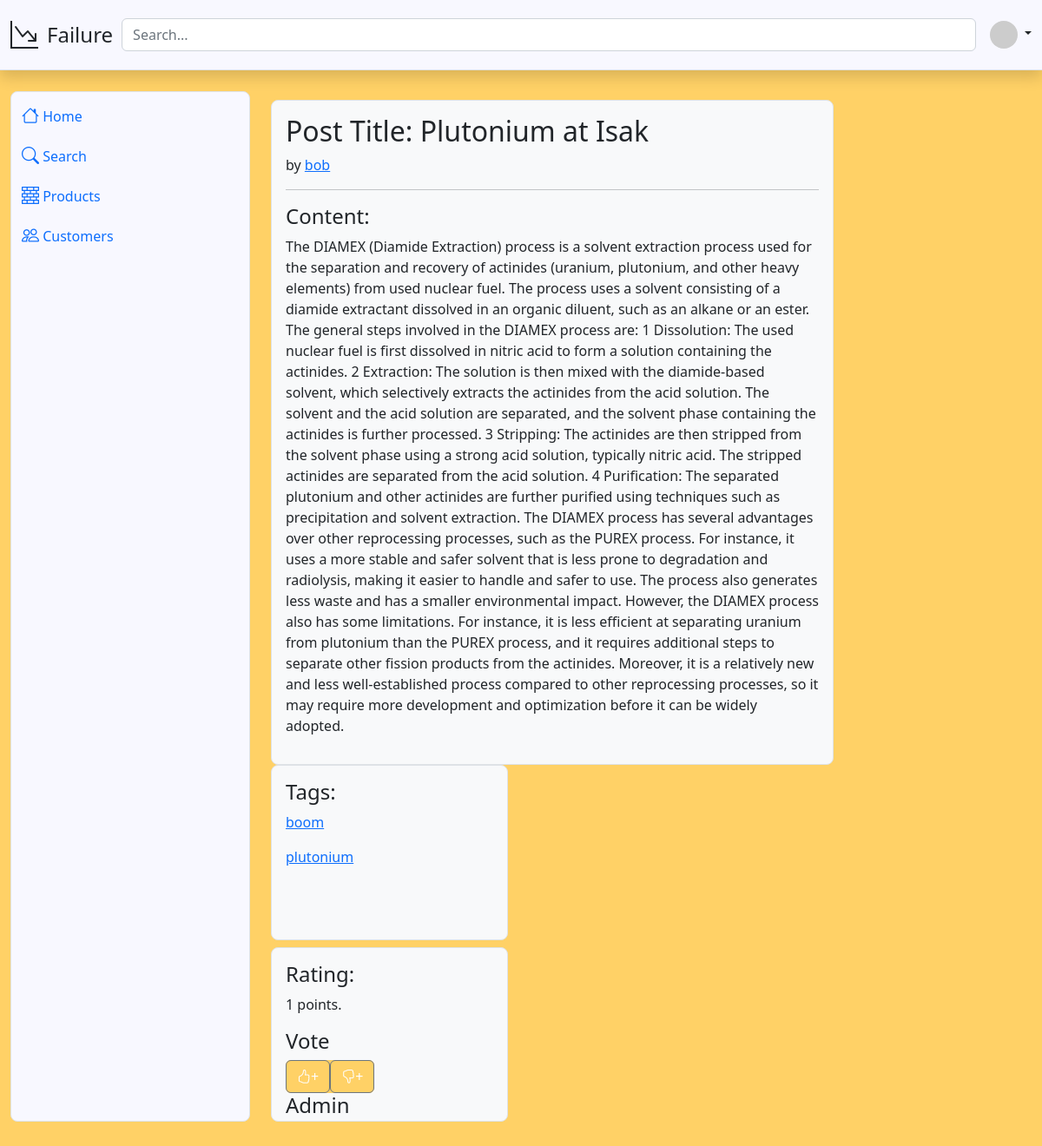
The app's page /post/1 (signed in) with its own data.
### db_schema.py (models this page shows)
class Post(Base):
    __tablename__ = 'post'
    id = Column(Integer, primary_key=True)
    title = Column(String)
    content = Column(String)
    tags = Column(String)
    datetime = Column(String)
    rating = Column(Integer)
    file_names = Column(String)
    user_id = Column(Integer, ForeignKey('user.id', ondelete='CASCADE'))

class User(Base):
    __tablename__ = 'user'
    id = Column(Integer, primary_key=True)
    username = Column(String)
    password = Column(String)
    role = Column(String, default='user')
    posts = relationship("Post", backref="user")

### main.py (the view)
@app.route('/post/<post_id>')
def post(post_id):
    db = DatabaseHandler()
    post, tags = db.get_post_by_id(post_id)
    username = post.user.username
    role = db.get_user_by_username(username).role
    db.close()
    try:
        token = session['token']
    except:
        return redirect(url_for('login'))
    username = get_username_from_token(token)
    if username is None:
        return redirect(url_for('login'))
    role = db.get_user_by_username(username).role
    if username == post.user.username or role == 'admin':
        return render_template('post.html', post=post, username = username, tags=tags, admin=True)
    else:
        return render_template('post.html', post=post, username = username, tags=tags)

### db_handler.py (called while the page is built)
    def close(self):
        self.session.close()

    def get_post_by_id(self, post_id):# return the tags separated by comma
        post = self.session.query(Post).filter_by(id=post_id).first()
        tags = post.tags.split(",")
        return post, tags

    def get_user_by_username(self, username):
        return self.session.query(User).filter_by(username=username).first()

### main.py (called while the page is built)
def get_username_from_token(token): #get username from token
    print(token)
    try:
        decoded_token = jwt.decode(token, token_encryption_key, algorithms=['HS256'])
    except:
        return None
    return decoded_token['username']

### templates/post.html (shortened to what this page needs)
{% extends 'base.html' %}
{% block content %}
<main class="col overflow-auto h-100">
    <div class="flex-row d-flex flex-wrap" style="margin-top: 10px; gap: 1%;min-height: 200px;">
        <div class="bg-light border rounded-3 p-3" style="flex: 0 0 74%;">
            <h2>Post Title: {{ post.title }}</h2>
            <p>by <a href="/user/{{ username }}" class="">{{ username }}</a></p>
            <hr/>
            <h4>Content:</h4>
            <p>{{ post.content }}</p>
        </div>
        <div class="row" style="gap: 2%;">
            <div class="col-md-6 w-100" style="height: 49%;">
              <div class="bg-light border rounded-3 p-3 h-100">
                <h4>Tags:</h4>
                {% for tag in tags %}
                <p><a href="search?search={{tag}}" class="">{{ tag }}</a></p>
                {% endfor %}
              </div>
            </div>
            <div class="col-md-6 w-100" style="height: 49%;">
              <div class="bg-light border rounded-3 p-3 h-100">
                <h4>Rating:</h4>
                <p>{{ post.rating }} points.</p>
                <h4>Vote</h4>
                <div class="btn-group custom-primary-bg" role="group" aria-label="Basic example">
                    <a href="/vote/{{post.id}}?task=upvote"><button type="button" class="btn btn-secondary custom-primary-bg"><i class="bi bi-hand-thumbs-up"></i>+</button></a>
                    <a href="/vote/{{post.id}}?task=downvote"><button type="button" class="btn btn-secondary custom-primary-bg"><i class="bi bi-hand-thumbs-down"></i>+</button></a>
                </div>
                {% if admin %}
                <h4>Admin</h4>
                {% endif %}
            </div>
          </div>
    </div>
</main>
{% endblock %}

### templates/base.html (style rules this page uses)
body { background-color: #FFD166; }
.custom-primary-bg { background-color: #FFD166; }

### records on screen
Post: title "Plutonium at Isak", content "The DIAMEX (Diamide Extraction) process is a solvent extraction process used for the separation and recovery of actinides (uranium, plutonium, and other heavy elements) from used nuclear fuel. The process uses a solvent consisting of a diamide extractant dissolved in an organic diluent, such as an alkane or an ester. The general steps involved in the DIAMEX process are: 1 Dissolution: The used nuclear fuel is first dissolved in nitric acid to form a solution containing the actinides. 2 Extraction: The solution is then mixed with the diamide-based solvent, which selectively extracts the actinides from the acid solution. The solvent and the acid solution are separated, and the solvent phase…", rating "1"
User: username "bob"

### other values on screen
{{ tag }} "boom" "plutonium"
